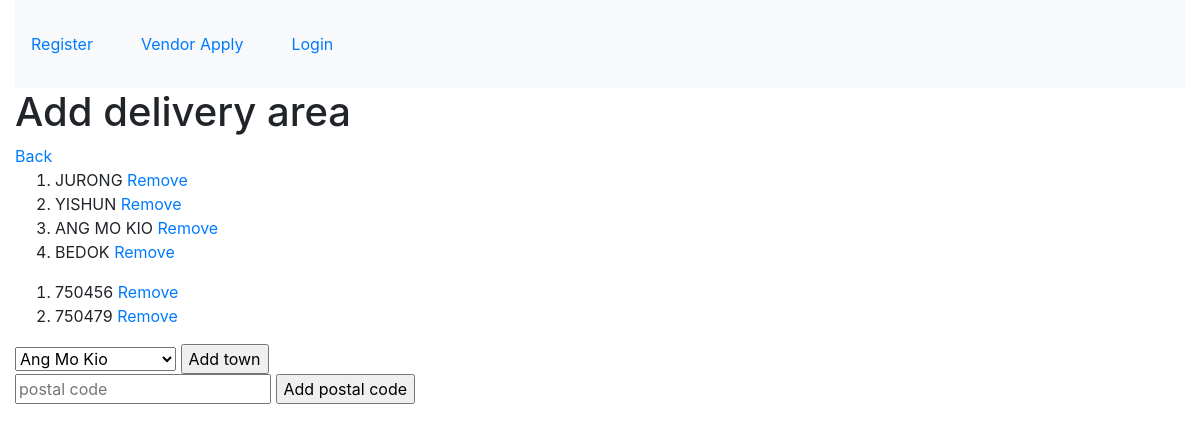
/vendor/profiles/2/delivery_area, run on the app's committed database.
### vendor/models.py (models this page shows)
class VendorDeliveryTown(models.Model):
    town = models.CharField( max_length=100, null=False, blank=False)
    def __str__(self):
        return str(self.town)

class VendorDeliveryPostal(models.Model):
    postal_code = models.PositiveIntegerField( null=False, blank=False)
    def __str__(self):
        return str(self.postal_code)

### vendor/views.py (the view)
# urls.py: path('profiles/<vendor_profile_id>/delivery_area', vendor.views.create_delivery_area, name='create_delivery_area_route'),
def create_delivery_area(request, vendor_profile_id):
    if request.method == "POST":
        vendor_object = get_object_or_404(Vendor, pk=vendor_profile_id)
        try:
            town = request.POST["town"].upper()
            existing_town_number = VendorDeliveryTown.objects.filter(town=town).count()  # check if town already exist in VendorDeliveryTown table(0 means not exist yet)
            if existing_town_number == 0:
                f = VendorDeliveryTown.objects.create(town=town)  # create a new town object in VendorDeliveryTown table
                vendor_object.vendordeliverytown.add(f)  # add the town object into Vendor table's town manytomany field
            else:
                vendor_filter_by_town = Vendor.objects.filter(id=vendor_profile_id).filter(vendordeliverytown__town=town)
                if vendor_filter_by_town:
                    messages.warning(request, "Town already exists.")
                else:
                    existing_town_object = get_object_or_404(VendorDeliveryTown, town=town)
                    vendor_object.vendordeliverytown.add(existing_town_object)
        except:
            postal = request.POST["postal"]
            existing_postal = VendorDeliveryPostal.objects.filter(postal_code=postal).count()
            if existing_postal == 0:
                f = VendorDeliveryPostal.objects.create(postal_code=postal)
                vendor_object.vendordeliverypostal.add(f)
            else:
                vendor_filter_by_postal = Vendor.objects.filter(id=vendor_profile_id).filter(vendordeliverypostal__postal_code=postal)
                if vendor_filter_by_postal:
                    messages.warning(request, "Postal code already exists.")
                else:
                    existing_postal_object = get_object_or_404(VendorDeliveryPostal, postal_code=postal)
                    vendor_object.vendordeliverypostal.add(existing_postal_object)
        return redirect(reverse(create_delivery_area, kwargs={'vendor_profile_id': vendor_profile_id}))
    else:
        vendor_object = get_object_or_404(Vendor, pk=vendor_profile_id)
        towns = VendorDeliveryTown.objects.filter(vendor=vendor_object)
        postals = VendorDeliveryPostal.objects.filter(vendor=vendor_object)
        return render(request, "vendor/vendor_delivery_area.html", {
            "towns": towns,
            "postals": postals,
            "vendor_profile_id": vendor_profile_id
        })

### vendor/templates/vendor/vendor_delivery_area.html (shortened to what this page needs)
{% extends 'base_template.html' %}
{%block content%}
<h1> Add delivery area </h1>
<a href="{% url 'view_vendor_profiles_route' %}"> Back </a>
<ol>
{%for i in towns %}
 <li>{{i}} <a href="{% url 'remove_town_vendor_route' town_vendor_id=i.id vendor_profile_id=vendor_profile_id %}">Remove</a> </li>
{%endfor%}
</ol>
<ol>
{%for i in postals %}
 <li>{{i}} <a href="{% url 'remove_postal_vendor_route' postal_vendor_id=i.id vendor_profile_id=vendor_profile_id %}">Remove</a></li>
{%endfor%}
</ol>
<form method="POST">
    <select name="town">
        <option value="ANG MO KIO">Ang Mo Kio</option>
    </select>
    <input type="submit" value="Add town">
</form>
<form method="POST">
    <input type="text" placeholder="postal code" name="postal">
    <input type="submit" value="Add postal code">
</form>
{%endblock%}

### static/style.css (style rules this page uses)
body { background-color:white; }

### data on the page
VendorDeliveryTown: town "JURONG"
VendorDeliveryTown: town "YISHUN"
VendorDeliveryTown: town "ANG MO KIO"
VendorDeliveryTown: town "BEDOK"
VendorDeliveryPostal: postal_code "750456"
VendorDeliveryPostal: postal_code "750479"
